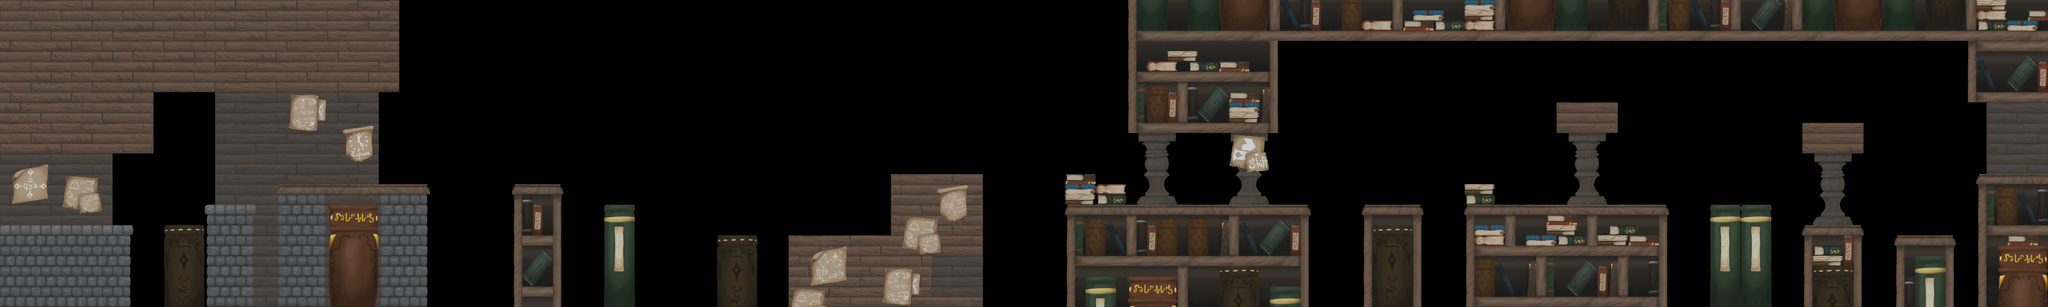

Rendered tile map (Tiled .tmx) drawn with the repository's tilesets; below, a short description and the map source with its tile grids summarised:
An orthogonal 200x30 tile map with 32x32 px tiles, 4 tile layers (plan1, plan0, deco, violet).

<map version="1.4" tiledversion="1.4.2" orientation="orthogonal" renderorder="right-down" width="200" height="30" tilewidth="32" tileheight="32" infinite="0" nextlayerid="6" nextobjectid="1">
 <editorsettings>
  <export target="s1.json" format="json" />
 </editorsettings>
 <tileset firstgid="1" name="tileset" tilewidth="32" tileheight="32" tilecount="940" columns="47">
  <image source="tileset.png" width="1504" height="640" />
 </tileset>
 <layer id="1" name="plan1" width="200" height="30">
  <data>[6000 cells, 599 non-empty, 63 distinct tile ids]</data>
 </layer>
 <layer id="2" name="plan0" width="200" height="30">
  <data>[6000 cells, 2428 non-empty, 263 distinct tile ids]</data>
 </layer>
 <layer id="3" name="deco" width="200" height="30">
  <data>[6000 cells, 502 non-empty, 241 distinct tile ids]</data>
 </layer>
 <layer id="4" name="violet" width="200" height="30">
  <data>[6000 cells, 0 non-empty, 0 distinct tile ids]</data>
 </layer>
 <objectgroup id="5" name="Calque d'Objets 1" />
</map>
